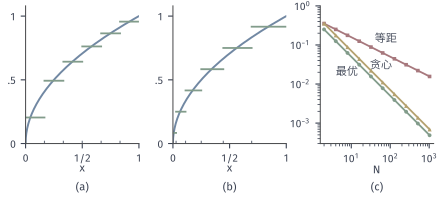

Write the Python code that produced this figure.
from pathlib import Path
import sys
ROOT = next(p for p in Path(__file__).resolve().parents if (p/"build.sh").is_file() and (p/"tex/book.tex").is_file())
sys.path.insert(0, str(ROOT/"figures/00-shared/mathematical-preliminaries-upper/00-shared/comprehension-figures"))
from support import figure, save, BLUE, GREEN, YELLOW, RED, PURPLE, INK, MUTED, GRID, BLUE_FILL, GREEN_FILL, YELLOW_FILL, RED_FILL, PURPLE_FILL
import numpy as np

def panel_labels(fig, axes, y=.02):
    for ax, s in zip(axes, "(a) (b) (c)".split()):
        q = ax.get_position(); fig.text((q.x0+q.x1)/2, y, s, ha="center", va="bottom")

# f=sqrt on [0,1], piecewise constants with midrange values on N=6 cells: uniform i/6 and optimal (i/6)^2. (c) uniform error 1/(2 sqrt N), greedy dyadic bisection, optimal 1/(2N).
import heapq
def staircase(ax, t):
    r = np.sqrt(t)
    for i in range(len(t)-1):
        c = (r[i]+r[i+1])/2
        ax.plot([t[i], t[i+1]], [c, c], color=GREEN, lw=1.3)
        ax.plot([t[i]], [0], '|', color=MUTED, ms=4, mew=.8)
fig, axes = figure(width_mm=112, height_mm=50, ncols=3)
fig.set_layout_engine(None)
fig.subplots_adjust(left=.058, right=.985, top=.97, bottom=.27, wspace=.3)
x = np.linspace(0, 1, 3001); N = 6
for ax, t in zip(axes[:2], (np.arange(N+1)/N, (np.arange(N+1)/N)**2)):
    ax.plot(x, np.sqrt(x), color=BLUE, lw=1.4); staircase(ax, t)
    ax.set_xlim(0, 1); ax.set_ylim(0, 1.08); ax.set_xticks([0, .5, 1]); ax.set_xticklabels(['0', '1/2', '1']); ax.set_yticks([0, .5, 1]); ax.set_yticklabels(['0', '.5', '1']); ax.set_xlabel('$x$', labelpad=0)
def greedy(N):
    h = [(-1.0, 0.0, 1.0)]
    while len(h) < N:
        o, a, b = heapq.heappop(h); m = (a+b)/2
        heapq.heappush(h, (-(np.sqrt(m)-np.sqrt(a)), a, m)); heapq.heappush(h, (-(np.sqrt(b)-np.sqrt(m)), m, b))
    return -min(h)[0]/2
ns = np.array([2, 4, 8, 16, 32, 64, 128, 256, 512, 1024])
print([greedy(int(n)) for n in (4, 16, 64)])
ax = axes[2]
ax.loglog(ns, 1/(2*np.sqrt(ns)), color=RED, lw=1.3, marker='s', ms=2.6, mew=0)
ax.loglog(ns, [greedy(int(n)) for n in ns], color=YELLOW, lw=1.3, marker='^', ms=3, mew=0)
ax.loglog(ns, 1/(2*ns), color=GREEN, lw=1.3, marker='o', ms=2.8, mew=0)
ax.text(40, .12, '等距', ha='left'); ax.text(4, .017, '最优', ha='left'); ax.text(30, .025, '贪心', ha='left')
ax.set_xlim(1.6, 1300); ax.set_ylim(3e-4, 1); ax.set_xlabel('$N$', labelpad=0); ax.set_xticks([10, 100, 1000])
panel_labels(fig, axes)
save(fig, Path(__file__).resolve().parent, 'figure', {'formula': 'E=osc/2; uniform 1/(2 sqrt N); optimal (i/N)^2 gives 1/(2N); greedy dyadic bisection by largest oscillation'})
